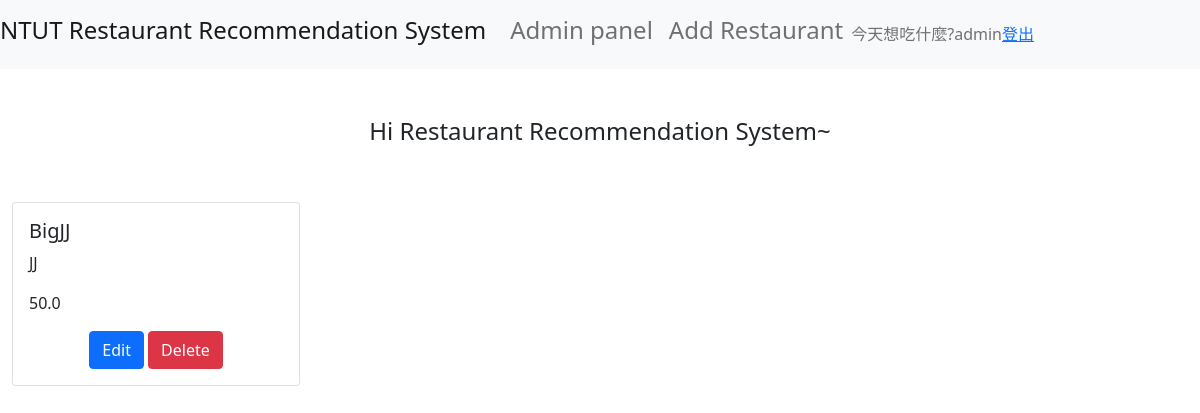
The app's page / (signed in) with its own data.
### Restaurant/models.py (models this page shows, shortened)
class Restaurant(models.Model):
    STYLE_CHOICES = ()
    Name = models.CharField(max_length=50,
                            verbose_name='餐廳名字')
    Style = models.CharField(max_length=50,
                            verbose_name='餐廳類型')
    Price = models.DecimalField(max_digits=7,
                                decimal_places=1,
                                blank=True,
                                null=True,
                                verbose_name='價位')
    Img = models.ImageField(upload_to='Restaurant_Image/',
                            blank=True,
                            verbose_name='餐廳圖片')
    Distance = models.DecimalField(max_digits=7,
                                decimal_places=1,
                                blank=True,
                                null=True,
                                verbose_name='與學校距離')
    Address = models.CharField(max_length=50,
                            verbose_name='餐廳地址')
    Rating = models.DecimalField(max_digits=7,
                                decimal_places=1,
                                blank=True,
                                null=True,
                                verbose_name='評價')

### Restaurant/views.py (the view)
# urls.py: path('', views.index, name='index'),
def index(request):
    RestaurantList = Restaurant.objects.all()
    list_of_render['RestaurantList'] = RestaurantList
    return render(request, 'Restaurant/listRestaurant.html', list_of_render)

### Restaurant/templates/Restaurant/listRestaurant.html (shortened to what this page needs)
<!doctype html>
<html lang="en">
  <head>
    {% load static %}
    <link href="https://cdn.jsdelivr.net/npm/bootstrap@5.1.3/dist/css/bootstrap.min.css" rel="stylesheet">
  </head>
  <body>
    <nav class = "navbar navbar-expand-lg navbar-light bg-light" style="background-color: #e3f2fd;">
      <div class="collapse navbar-collapse" id="navbarTogglerDemo01">
        <a class="navbar-brand" href="{% url 'index' %}"><h4>NTUT Restaurant Recommendation System</h4></a>
        <ul class="navbar-nav mr-auto mt-2 mt-lg-0">
          <li class="nav-item">
            <a class="nav-link" href="{% url 'admin:index' %}"><h4>Admin panel</h4></a>
          </li>
          <li class="nav-item">
            <a class="nav-link" href="{% url 'add-restaurant' %}"><h4>Add Restaurant</h4></a>
          </li>
        </ul>
        {% if user.is_authenticated %}
        <span class="navbar-text">
          今天想吃什麼?{{ user.username }}
        </span>
        <a href="{% url 'logout' %}">登出</a>
        {% else %}
        <span class="navbar-text">
          今天想吃什麼? 訪客，或是你想先<a href="{% url 'login' %}">登入</a>?
        </span>
        {% endif %}
      </div>
    </nav>
    <div class="container-fluid">
      {% block content %}
      <h4 class="text-center p-5">
        Hi Restaurant Recommendation System~
      </h4>
      <div class="card-column">
        {% for R in RestaurantList %}
        <div class="card" style="width: 18rem;">
          <div class="card-body">
            <h5 class="card-title">{{R.Name}}</h5>
            <p class="card-text">{{R.Style}}</p>
            <p class="card-text">{{R.Price}}</p>
            <center>
              <a href="edit/{{ R.id }}" class="btn btn-primary" id="{{ R.id }}">Edit</a>
              <a href="delete/{{ R.id }}" class="btn btn-danger" id="{{ R.id }}">Delete</a>
            </center>
          </div>
        </div>
        {% endfor %}
      </div>
      {% endblock %}
    </div>
  </body>
</html>

### records on screen
Restaurant: Name "BigJJ", Style "JJ", Price "50.0"

### other values on screen
{{ user.username }} "admin"
